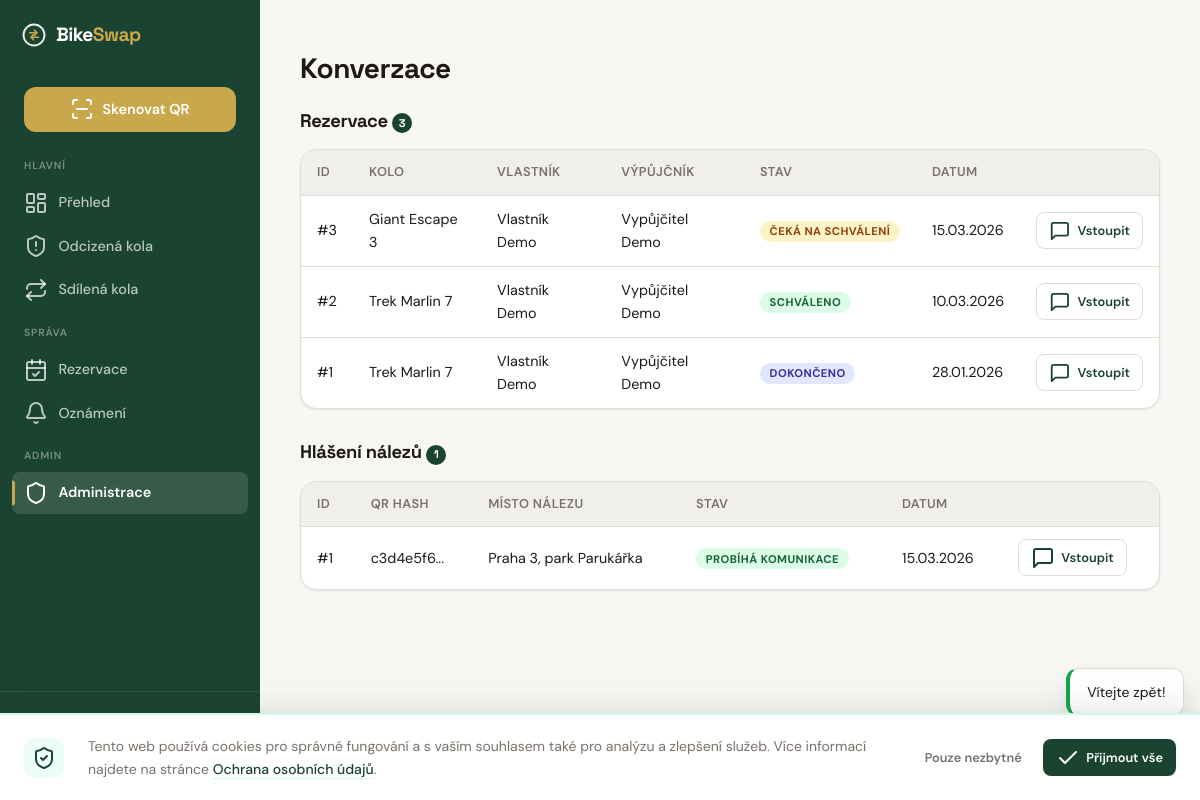
The page /admin/conversations (signed in) on the database its author committed.
### tables this page shows
CREATE TABLE IF NOT EXISTS `reservations` (
    `id`                 INT UNSIGNED    NOT NULL AUTO_INCREMENT,
    `bike_id`            INT UNSIGNED    NOT NULL,
    `borrower_id`        INT UNSIGNED    NOT NULL,
    `owner_id`           INT UNSIGNED    NOT NULL,
    `conversation_token` VARCHAR(64)     NOT NULL,
    `date_from`          DATE            NOT NULL,
    `date_to`            DATE            NOT NULL,
    `message`            TEXT            NULL DEFAULT NULL,
    `status`             ENUM('pending','approved','rejected','active','completed','cancelled','not_returned','disputed') NOT NULL DEFAULT 'pending',
    `not_returned_reason`  TEXT          NULL DEFAULT NULL,
    `dispute_reason`       TEXT          NULL DEFAULT NULL,
    `admin_resolution`     ENUM('borrower_guilty','owner_guilty') NULL DEFAULT NULL,
    `admin_resolved_by`    INT UNSIGNED  NULL DEFAULT NULL,
    `admin_resolved_at`    DATETIME      NULL DEFAULT NULL,
    `created_at`         DATETIME        NOT NULL DEFAULT CURRENT_TIMESTAMP,
    `updated_at`         DATETIME        NOT NULL DEFAULT CURRENT_TIMESTAMP ON UPDATE CURRENT_TIMESTAMP,

    PRIMARY KEY (`id`),
    UNIQUE KEY `uq_reservations_token` (`conversation_token`),
    KEY `idx_reservations_bike_dates` (`bike_id`, `date_from`, `date_to`, `status`),
    KEY `idx_reservations_borrower` (`borrower_id`, `status`),
    KEY `idx_reservations_owner` (`owner_id`, `status`),
    CONSTRAINT `fk_reservations_bike` FOREIGN KEY (`bike_id`) REFERENCES `bikes` (`id`) ON DELETE CASCADE,
    CONSTRAINT `fk_reservations_borrower` FOREIGN KEY (`borrower_id`) REFERENCES `users` (`id`) ON DELETE CASCADE,
    CONSTRAINT `fk_reservations_owner` FOREIGN KEY (`owner_id`) REFERENCES `users` (`id`) ON DELETE CASCADE,
    CONSTRAINT `fk_reservations_admin` FOREIGN KEY (`admin_resolved_by`) REFERENCES `users` (`id`) ON DELETE SET NULL
);

CREATE TABLE IF NOT EXISTS `bikes` (
    `id`                   INT UNSIGNED    NOT NULL AUTO_INCREMENT,
    `owner_id`             INT UNSIGNED    NOT NULL,
    `qr_hash`              VARCHAR(64)     NOT NULL,
    `brand`                VARCHAR(100)    NOT NULL,
    `model`                VARCHAR(100)    NULL DEFAULT NULL,
    `color`                VARCHAR(50)     NOT NULL,
    `frame_number`         VARCHAR(100)    NULL DEFAULT NULL,
    `year_of_manufacture`  SMALLINT UNSIGNED NULL DEFAULT NULL,
    `description`          TEXT            NULL DEFAULT NULL,
    `status`               ENUM('active', 'stolen', 'found', 'recovered') NOT NULL DEFAULT 'active',
    `is_shared`            TINYINT(1)      NOT NULL DEFAULT 0,
    `auto_accept`          TINYINT(1)      NOT NULL DEFAULT 0,
    `availability_days`    VARCHAR(20)     DEFAULT NULL,
    `created_at`           DATETIME        NOT NULL DEFAULT CURRENT_TIMESTAMP,
    `updated_at`           DATETIME        NOT NULL DEFAULT CURRENT_TIMESTAMP ON UPDATE CURRENT_TIMESTAMP,

    PRIMARY KEY (`id`),
    UNIQUE KEY `uq_bikes_qr_hash` (`qr_hash`),
    KEY `idx_bikes_owner` (`owner_id`),
    KEY `idx_bikes_status` (`status`),
    KEY `idx_bikes_shared` (`is_shared`),
    CONSTRAINT `fk_bikes_owner` FOREIGN KEY (`owner_id`) REFERENCES `users` (`id`) ON DELETE CASCADE
);

CREATE TABLE IF NOT EXISTS `users` (
    `id`                 INT UNSIGNED    NOT NULL AUTO_INCREMENT,
    `email`              VARCHAR(255)    NOT NULL,
    `password_hash`      VARCHAR(255)    NOT NULL,
    `role`               ENUM('user', 'police', 'admin') NOT NULL DEFAULT 'user',
    `first_name`         VARCHAR(50)     NOT NULL,
    `surname`            VARCHAR(50)     NOT NULL DEFAULT '',
    `phone`              VARCHAR(20)     NULL DEFAULT NULL,
    `address`            VARCHAR(255)    NULL DEFAULT NULL,
    `is_verified`        TINYINT(1)      NOT NULL DEFAULT 0,
    `verification_token` VARCHAR(64)     NULL DEFAULT NULL,
    `password_reset_token`   VARCHAR(64) NULL DEFAULT NULL,
    `password_reset_expires` DATETIME    NULL DEFAULT NULL,
    `totp_secret`        VARCHAR(255)    NULL DEFAULT NULL,
    `totp_enabled`       TINYINT(1)      NOT NULL DEFAULT 0,
    `karma_score`        INT             NOT NULL DEFAULT 0,
    `is_banned`          TINYINT(1)      NOT NULL DEFAULT 0,
    `created_at`         DATETIME        NOT NULL DEFAULT CURRENT_TIMESTAMP,
    `updated_at`         DATETIME        NOT NULL DEFAULT CURRENT_TIMESTAMP ON UPDATE CURRENT_TIMESTAMP,
    `last_login_at`      DATETIME        NULL DEFAULT NULL,

    PRIMARY KEY (`id`),
    UNIQUE KEY `uq_users_email` (`email`),
    KEY `idx_users_role` (`role`)
);

CREATE TABLE IF NOT EXISTS `found_reports` (
    `id`                  INT UNSIGNED    NOT NULL AUTO_INCREMENT,
    `bike_id`             INT UNSIGNED    NULL DEFAULT NULL,
    `qr_hash_scanned`     VARCHAR(64)     NULL DEFAULT NULL,
    `reported_by`         INT UNSIGNED    NULL DEFAULT NULL,
    `reporter_email`      VARCHAR(255)    NULL DEFAULT NULL,
    `reporter_phone`      VARCHAR(20)     NULL DEFAULT NULL,
    `reporter_ip`         VARCHAR(45)     NULL DEFAULT NULL,
    `conversation_token`  VARCHAR(64)     NOT NULL,
    `found_date`          DATE            NULL DEFAULT NULL,
    `found_location_text` VARCHAR(255)    NULL DEFAULT NULL,
    `found_location_lat`  DECIMAL(10, 7)  NULL DEFAULT NULL,
    `found_location_lng`  DECIMAL(10, 7)  NULL DEFAULT NULL,
    `description`         TEXT            NULL DEFAULT NULL,
    `status`              ENUM('pending', 'verified', 'contacted', 'resolved', 'closed') NOT NULL DEFAULT 'pending',
    `verified_by`         INT UNSIGNED    NULL DEFAULT NULL,
    `verified_at`         DATETIME        NULL DEFAULT NULL,
    `created_at`          DATETIME        NOT NULL DEFAULT CURRENT_TIMESTAMP,

    PRIMARY KEY (`id`),
    UNIQUE KEY `uq_found_token` (`conversation_token`),
    KEY `idx_found_bike` (`bike_id`),
    KEY `idx_found_status` (`status`),
    KEY `idx_found_qr` (`qr_hash_scanned`),
    CONSTRAINT `fk_found_bike` FOREIGN KEY (`bike_id`) REFERENCES `bikes` (`id`) ON DELETE SET NULL,
    CONSTRAINT `fk_found_reporter` FOREIGN KEY (`reported_by`) REFERENCES `users` (`id`) ON DELETE SET NULL,
    CONSTRAINT `fk_found_verifier` FOREIGN KEY (`verified_by`) REFERENCES `users` (`id`) ON DELETE SET NULL
);

### templates/admin/conversations.php (the view, shortened to what the rows shown need)
<div class="page-header">
  <h1>Konverzace</h1>
</div>
<h2 class="section-title">
  Rezervace
  <span class="badge-count"><?= count($reservations) ?></span>
</h2>
<?php if (empty($reservations)): ?>
  <div class="card mb-xl">
    <div class="card-body">
      <p class="text-muted text-center">Žádné rezervace.</p>
    </div>
  </div>
<?php else: ?>
  <div class="card mb-xl">
    <div class="table-responsive">
      <table class="admin-table">
        <thead>
          <tr>
            <th>ID</th>
            <th>Kolo</th>
            <th>Vlastník</th>
            <th>Výpůjčník</th>
            <th>Stav</th>
            <th>Datum</th>
            <th></th>
          </tr>
        </thead>
        <tbody>
          <?php foreach ($reservations as $res): ?>
            <tr>
              <td>#<?= $res->getId() ?></td>
              <td><?= $res->getBike() ? e($res->getBike()->getFullName()) : '—' ?></td>
              <td><?= $res->getOwner() ? e($res->getOwner()->getName()) : '—' ?></td>
              <td><?= $res->getBorrower() ? e($res->getBorrower()->getName()) : '—' ?></td>
              <td><span class="status-badge status-<?= e($res->getStatus()) ?>"><?= e($res->getStatusLabel()) ?></span></td>
              <td><?= date('d.m.Y', strtotime($res->getCreatedAt())) ?></td>
              <td>
                <a href="/admin/conversation/reservation/<?= $res->getId() ?>" class="btn btn-sm btn-secondary">
                  <i data-lucide="message-square"></i> Vstoupit
                </a>
              </td>
            </tr>
          <?php endforeach; ?>
        </tbody>
      </table>
    </div>
  </div>
<?php endif; ?>
<h2 class="section-title">
  Hlášení nálezů
  <span class="badge-count"><?= count($foundReports) ?></span>
</h2>
<?php if (empty($foundReports)): ?>
  <div class="card">
    <div class="card-body">
      <p class="text-muted text-center">Žádná hlášení nálezů.</p>
    </div>
  </div>
<?php else: ?>
  <div class="card">
    <div class="table-responsive">
      <table class="admin-table">
        <thead>
          <tr>
            <th>ID</th>
            <th>QR hash</th>
            <th>Místo nálezu</th>
            <th>Stav</th>
            <th>Datum</th>
            <th></th>
          </tr>
        </thead>
        <tbody>
          <?php foreach ($foundReports as $report): ?>
            <tr>
              <td>#<?= $report->getId() ?></td>
              <td><?= $report->getQrHashScanned() ? e(substr($report->getQrHashScanned(), 0, 8)) . '...' : '—' ?></td>
              <td><?= $report->getFoundLocationText() ? e(mb_substr($report->getFoundLocationText(), 0, 40)) : '—' ?></td>
              <td><span class="status-badge <?= e($report->getStatusClass()) ?>"><?= e($report->getStatusLabel()) ?></span></td>
              <td><?= date('d.m.Y', strtotime($report->getCreatedAt())) ?></td>
              <td>
                <a href="/admin/conversation/found/<?= $report->getId() ?>" class="btn btn-sm btn-secondary">
                  <i data-lucide="message-square"></i> Vstoupit
                </a>
              </td>
            </tr>
          <?php endforeach; ?>
        </tbody>
      </table>
    </div>
  </div>
<?php endif; ?>

### rows shown on the page
reservations: id "3", bike.model "Giant Escape 3", owner.surname "Vlastník Demo", borrower.surname "Vypůjčitel Demo", status "ČEKÁ NA SCHVÁLENÍ", created_at "15.03.2026"
reservations: id "2", bike.model "Trek Marlin 7", owner.surname "Vlastník Demo", borrower.surname "Vypůjčitel Demo", status "SCHVÁLENO", created_at "10.03.2026"
reservations: id "1", bike.model "Trek Marlin 7", owner.surname "Vlastník Demo", borrower.surname "Vypůjčitel Demo", status "DOKONČENO", created_at "28.01.2026"
found_reports: id "1", qr_hash_scanned "c3d4e5f6", found_location_text "Praha 3, park Parukářka", status "PROBÍHÁ KOMUNIKACE", created_at "15.03.2026"

### other values the page prints
count($reservations) "3"
count($foundReports) "1"
